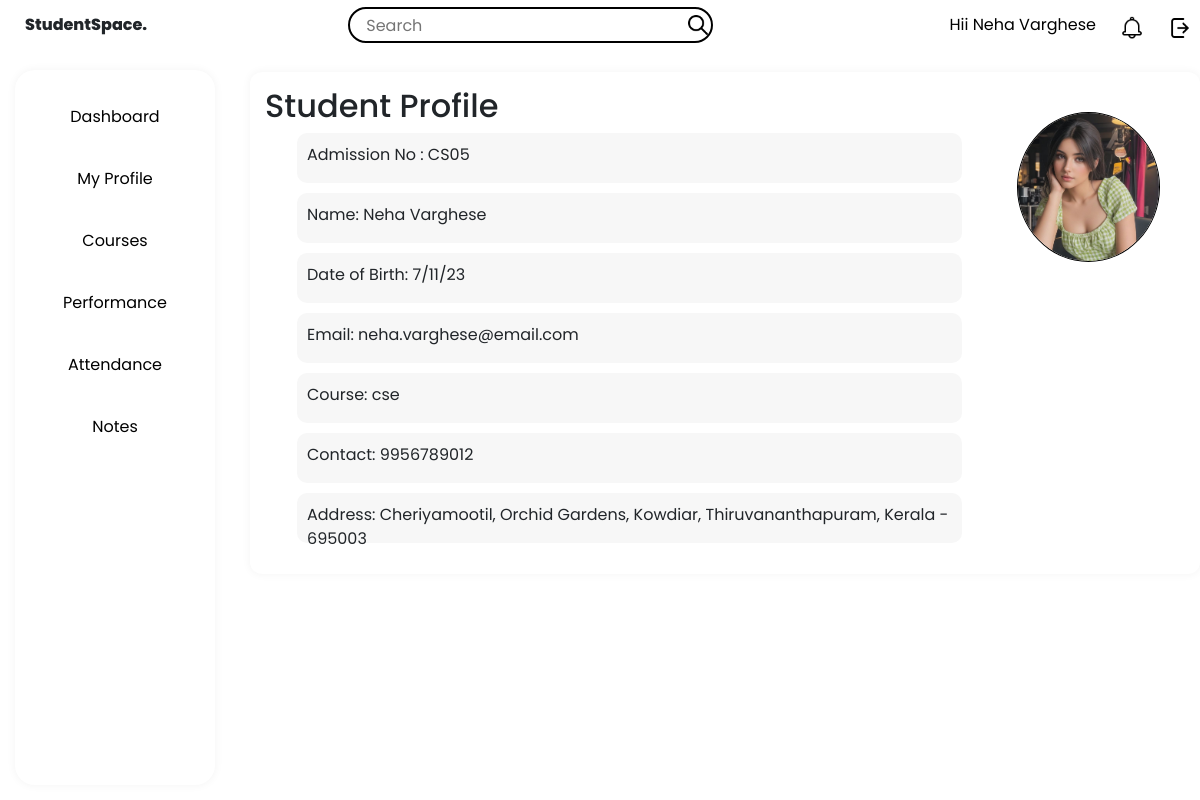
The app's page /profile (signed in) with its own data.
### tables this page shows
CREATE TABLE studentlist (
        id INTEGER PRIMARY KEY,
        name TEXT,
        dob TEXT,
        email TEXT,
        course TEXT,
        contact TEXT,
        address TEXT
    , pfp TEXT);

### app.py (the view, shortened to what this page needs)
@app.route("/profile")
def profile():
    user_id = session.get("user_id")
    user_type = session.get("user_type")
    if user_id is None:
        return "User ID not found"
    conn = connect_to_database()
    cursor = conn.cursor()
    if user_type == "student":
        cursor.execute("SELECT id, name, dob, email, course, contact, address, pfp FROM studentlist WHERE id=?", (user_id,))
        user_info = cursor.fetchone()
        if user_info is None:
            conn.close()
            return "User not found"
        id, name, dob, email, course, contact, address, pfp = user_info
        conn.close()
        return render_template(
            "profile.html",
            id=id,
            user_type=user_type,
            name=name,
            dob=dob,
            email=email,
            pfp=pfp,
            course=course,
            contact=contact,
            address=address,
        )
    return "User not found"

### app.py (called while the page is built)
@app.context_processor
def common_icons():
    admin = "/static/assets/admin.png"
    student = "/static/assets/student.png"
    faculty = "/static/assets/faculty.png"
    search = "/static/assets/search.png"
    notification = "/static/assets/notification.png"
    settings = "/static/assets/settings.png"
    editimage="/static/assets/edit.png"
    return dict(
        search=search,
        notification=notification,
        settings=settings,
        admin=admin,
        faculty=faculty,
        student=student,
        editimage=editimage
    )

def connect_to_database():
    conn = sqlite3.connect("database.db")
    return conn

### templates/profile.html (shortened to what this page needs)
<!DOCTYPE html>
<html>
<head>
  <link href="https://cdn.jsdelivr.net/npm/bootstrap@5.3.0/dist/css/bootstrap.min.css" rel="stylesheet" />
  <link rel="stylesheet" href="{{ url_for('static', filename='style.css') }}" />
  <link rel="stylesheet" href="{{ url_for('static', filename='profile-style.css') }}" />
</head>
<body>
  <div class="StudentSpace">
    <div class="header">
      <div class="left-section">StudentSpace.</div>
      <div class="middle-section">
        <input class="search-bar" type="text" placeholder="Search" />
        <img class="search-icon" src="{{search}}" style="width: 20px; height: 20px; position: relative; right: 40px" />
      </div>
      <div class="right-section">
        <div class="name">
          <a href="{{ url_for('profile') }}" class="name">Hii {{name}} </a>
        </div>
        <div class="notification-icon" style="margin-left: 24px">
          <img class="rs-notification" src="{{notification}}" style="width: 24px; height: 24px" />
        </div>
        <div class="settings-icon">
          <a href="{{ url_for('logout') }}"><img class="settings-icon" src="{{settings}}" /></a>
        </div>
      </div>
    </div>
    <div class="sidebar">
      <div class="sidebar-tabs">
        <a
          href="{{ url_for('home', username=username, name=name, user_type=user_type) }}"
          >Dashboard</a
        >
      </div>
      {% if user_type == 'student' %}
      <div class="sidebar-tabs">
        <a href="{{ url_for('profile') }}">My Profile</a>
      </div>
      <div class="sidebar-tabs">
        <a href="{{ url_for('courses') }}">Courses</a>
      </div>
      <div class="sidebar-tabs">
        <a href="{{ url_for('perfomance') }}">Performance</a>
      </div>
      <div class="sidebar-tabs">
        <a href="{{ url_for('attendance') }}">Attendance</a>
      </div>
      <div class="sidebar-tabs">
        <a href="{{ url_for('notes') }}">Notes</a>
      </div>
      {% endif %}
    </div>
    <div class="main">
      <div class="main1">
        {% if user_type == "student" %}
        <div class="student-profile">
          <h2>Student Profile</h2>
          <ul class="student_details">
            <li>Admission No : CS0{{ id }}</li>
            <li>Name: {{ name }}</li>
            <li>Date of Birth: {{ dob }}</li>
            <li>Email: {{ email }}</li>
            <li>Course: {{ course }}</li>
            <li>Contact: {{ contact }}</li>
            <li>Address: {{ address }}</li>
          </ul>
        </div>
        {% endif %}
        <div class="profile-photo">
          <img src="{{ url_for('static', filename='pfp/' + pfp) }}" alt="User Image" />
      </div>
      </div>
    </div>
</body>
</html>

### static/style.css (style rules this page uses)
* { margin: 0; padding: 0; box-sizing: border-box; font-family: "Poppins", sans-serif; }
body { font-weight: 400; line-height: 1.5; font-size: 16px; }
.StudentSpace { display: flex; flex-direction: column; height: 100vh; }
.header { display: flex; align-items: center; justify-content: space-between; height: 48px; padding: 25px; }
.left-section { font-weight: 800; }
.middle-section { flex: 1; max-width: 400px; display: flex; align-items: center; }
.right-section { display: flex; align-items: center; flex-direction: row; }
.name { color: #000; text-decoration: none; }
.search-bar { flex: 1; height: 36px; padding-left: 16px; border: solid 2px black; border-radius: 48px; }
.sidebar { position: fixed; top: 70px; left: 15px; bottom: 15px; width: 200px; display: flex; flex-direction: column; align-items: center; box-shadow: 0 0 10px rgba(0, 0, 0, 0.05); border-radius: 20px; padding-top: 16px; background-color: white; }
.sidebar-tabs { height: 46px; width: 152px; border-radius: 48px; box-sizing: border-box; text-align: center; display: flex; justify-content: center; align-items: center; line-height: 40px; margin: 8px; transition: box-shadow 0.3s ease; }
.sidebar-tabs a { text-decoration: none; color: #000; }
.main { margin-left: 250px; margin-top: 22px; margin-bottom: 15px; display: flex; flex-direction: column; border-radius: 12px; box-shadow: 0 0 10px rgba(0, 0, 0, 0.05); background-color: white; }
.main1 { display: flex; flex: 3; }
.search-icon, .notification-icon, .settings-icon { width: 20px; height: 20px; margin-left: 15px; }
.search-icon { position: relative; right: 45px; }

### static/profile-style.css (style rules this page uses)
.student-profile { padding: 15px; width: 80%; }
.profile-photo { width: 150px; height: 150px; border-radius: 50%; overflow: hidden; border: #000 solid 1px; margin: 40px; }
.profile-photo img { width: 100%; height: 100%; object-fit: cover; }
li { background-color: #f7f7f7; height: 50px; border-radius: 10px; margin-bottom: 10px; padding: 10px; cursor: pointer; transition: all 0.2s ease-in-out; }
.student_details { list-style-type: none; }

### records on screen
studentlist: name "Neha Varghese", dob "7/11/23", email "neha.varghese@email.com", course "cse", contact "9956789012", address "Cheriyamootil, Orchid Gardens, Kowdiar, Thiruvananthapuram, Kerala - 695003", pfp (picture)

### other values on screen
{{ id }} "5"
